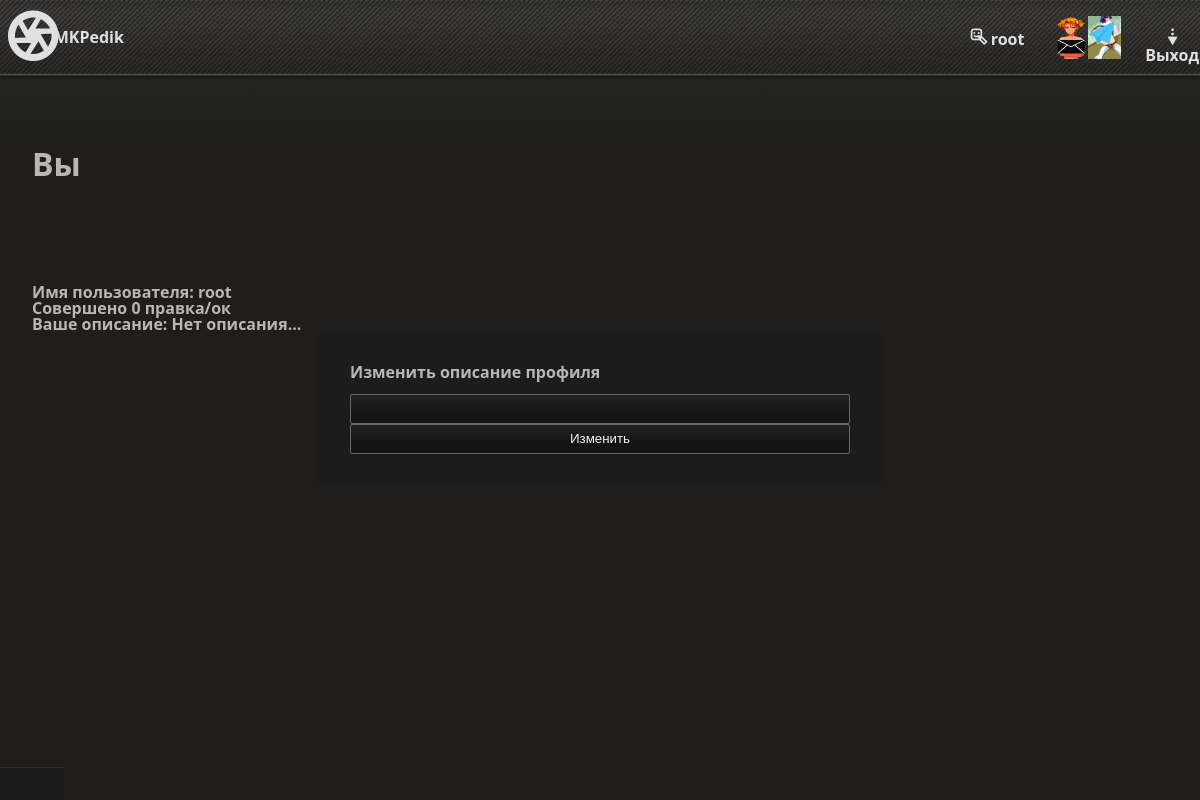
The app's page /users/getme (signed in) with its own data.
### mk/database/user.py (models this page shows, shortened)
class User(db.Model):
    username = db.Column(db.String(32), unique=True, primary_key=True)
    pwdhash = db.Column(db.String(256))
    admin = db.Column(db.Boolean)
    profile_description = db.Column(db.String(512))
    commit_n = db.Column(db.Integer)

### mk/decorators.py (the view)
    def wrapper(*args, **kwargs):
        if not g.user:
            return render_template("not_admin.html")
        return func(*args, **kwargs)

### mk/auth/auth.py (called while the page is built)
@auth_bp.before_app_request
def load_user():
    username = session.get("username")
    pwdhash = session.get("pwdhash")
    if username is None or pwdhash is None:
        g.user = None
    else:
        user = db.session.execute(db.select(User).filter_by(username=username)).first()
        if not user:
            g.user = None
        elif user[0].pwdhash == pwdhash:
            g.user = user[0]

### mk/users/getme.py (called while the page is built)
@user_bp.route("/getme", methods=["GET", "POST"])
@user_only
def get_me():
    if request.method == "POST":
        pass
    else:
        return render_template("users/me.html", user=g.user)

### mk/templates/users/me.html
{% extends "base.html" %}
{% block content %}
    <h1>Вы</h1>
    <h4>
        Имя пользователя: {{user.username}}<br/>
        Совершено {{user.commit_n}} правка/ок<br/>
        Ваше описание: {{user.profile_description}}<br/>
        <form method="POST" action="/users/setdescription">
            <label for="description">Изменить описание профиля</label>
            <input name="description" id="description">
            <button type="submit">Изменить</button>
        </form>
    </h4>
{% endblock %}

### mk/templates/base.html (shortened to what this page needs)
<!DOCTYPE html>
<html lang="en">
    <link rel="stylesheet" href="{{url_for('static', filename='styles.css')}}">
    <header>
        <div id="hat">
            <a class="home" href="/">MKPedik</a>
            <a class="homeicon" href="/"></a>
            {% if g.user %}
                <img class="inbox" style="width: 33px; height: 43px;" src={{url_for('static', filename='mailbox.png')}} onclick="window.location.href = '/messages/inbox'" />
                <img class="send" style="width: 33px; height: 43px;" src={{url_for('static', filename='send-icon.png')}} onclick="window.location.href = '/messages/send'"/>
                <a class="reg" href="/users/getme">{{g.user["username"]}}</a>
                <a class="login" href="/auth/logout">Выход</a>
            {% else %}
                <a class="reg" href="/auth/register">Регистрация</a>
                <a class="login" href="/auth/login">Вход</a>
            {% endif %}
        </div>
    </header>
    <body>
        {% block content %}{% endblock %}
    </body>
    <footer>
    </footer>
</html>

### mk/static/styles.css (style rules this page uses)
:root { --bg-color: #121212; --header-bg: #1e1e1e; --footer-bg: #1a1a1a; --text-color: #e0e0e0; --accent-color: #0d6efd; --danger-color: #dc3545; --border-color: #2c2c2c; --transition: 0.3s ease; }
body { background: linear-gradient(0deg,#1f1e1d 0%,#1f1e1d 80%,#242422 100%); background-color: #1f1e1d; background-position: 0 60px; background-repeat: repeat-x; overflow-y: scroll; color: #e0e0e0; font-family: "Segoe UI", sans-serif; line-height: 1; margin: 0; padding: 0; text-align: center; }
#hat { background: url("/static/globalheader_bg.jpg"); background-size:contain; padding: 1rem 2rem; display: grid; border-bottom: 1px solid var(--border-color); box-shadow: 0 2px 4px rgba(0, 0, 0, 0.4); position: sticky; top: 0; z-index: 1000; grid-template-columns: 10% 70% 10% 3% 5%; }
#hat a { color: var(--text-color); text-decoration: none; font-weight: bold; position: relative; top:30%; transition: color var(--transition); height: 20px; }
.home { grid-column: 1; }
.home::before { font-family: PS3; content: "e "; font-size:60px; top: -22px; left: -30px; position:absolute; }
.reg { grid-column: 3; }
.reg:before { font-family: PS3; content: "s "; }
.login:before { font-family: PS3; content: "b "; }
.inbox { grid-column: 4; grid-row: 1; }
.send { grid-column: 5; grid-row: 1; }
a { color: #688ba8; text-decoration:none; }
.login { grid-column: 6; }
#hat a::after { content: ""; position: absolute; width: 0%; height: 2px; left: 0; bottom: -2px; transition: text-shadow 0.3s ease; background: var(--accent-color); }
body > *:not(header):not(footer) { flex: 1; padding: 2rem; }
footer { background-color: var(--footer-bg); padding: 1rem 2rem; text-align: center; border-top: 1px solid var(--border-color); font-size: 0.9rem; position: fixed; display:block; color: #aaa; bottom:0; }
form { max-width: 500px; margin: 0 auto; background: #1c1c1c; padding: 2rem; border-radius: 2px; transition: transform var(--transition), box-shadow var(--transition); display: grid; grid-auto-rows: 30px 30px 30px 30px; }
input { background: linear-gradient(to bottom,#242424 0%,#141414 60%); border: 1px solid #a2a9b1; border-radius: 2px; border-color: #666666; color:#f2f2f2; line-height: 1.5em; }
form button { background: linear-gradient(to bottom,#242424 0%,#141414 60%); border: 1px solid #a2a9b1; border-radius: 2px; border-color: #666666; color:#f2f2f2; line-height: 1.5em; }
h1, h2, h3, h4, h5 { padding-left: 12px; margin-top: 2.5rem; margin-bottom: 1rem; transition: border-color 0.3s ease, color 0.3s ease; }
h1, h2, h3, h4, h5 { text-align: left; color: #b9b7b5; }

### records on screen
User: user.username "root", username "root", commit_n "0", profile_description "Нет описания..."
